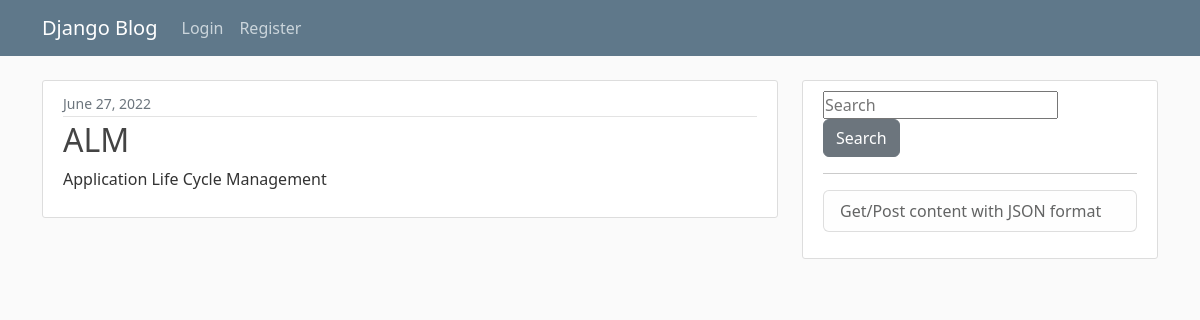
The app's page /post/14/ with its own data.
### blog/models.py (models this page shows, shortened)
class Post(models.Model):
    title = models.CharField(max_length= 250)
    content = models.TextField(max_length= 5000)
    date_posted = models.DateTimeField(default= timezone.now)
    category = models.CharField(max_length= 250, default="abbreviations")

### blog/views.py (the view)
# urls.py: path('post/<int:pk>/', PostDetailView.as_view(), name='post-detail'),
class PostDetailView(DetailView):
    model = Post
    template_name = 'blog/post_detail.html'

### blog/templates/blog/post_detail.html (shortened to what this page needs)
{% extends "blog/base.html" %}
{% block content %}
  <article class="media content-section">
    <div class="media-body">
      <div class="article-metadata">
        <small class="text-muted">{{ object.date_posted|date:"F d, Y" }}</small>
      </div>
      <h2 class="article-title">{{ object.title }}</h2>
      <p class="article-content">{{ object.content }}</p>
    </div>
  </article>
{% endblock content %}

### blog/static/blog/main.css (style rules this page uses)
body { background: #fafafa; color: #333333; margin-top: 5rem; }
h1, h2, h3, h4, h5, h6 { color: #444444; }
.content-section { background: #ffffff; padding: 10px 20px; border: 1px solid #dddddd; border-radius: 3px; margin-bottom: 20px; }
.article-title { color: #444444; }
.article-content { white-space: pre-line; }
.article-metadata { padding-bottom: 1px; margin-bottom: 4px; border-bottom: 1px solid #e3e3e3 }

### records on screen
Post: date_posted "June 27, 2022", title "ALM", content "Application Life Cycle Management"
